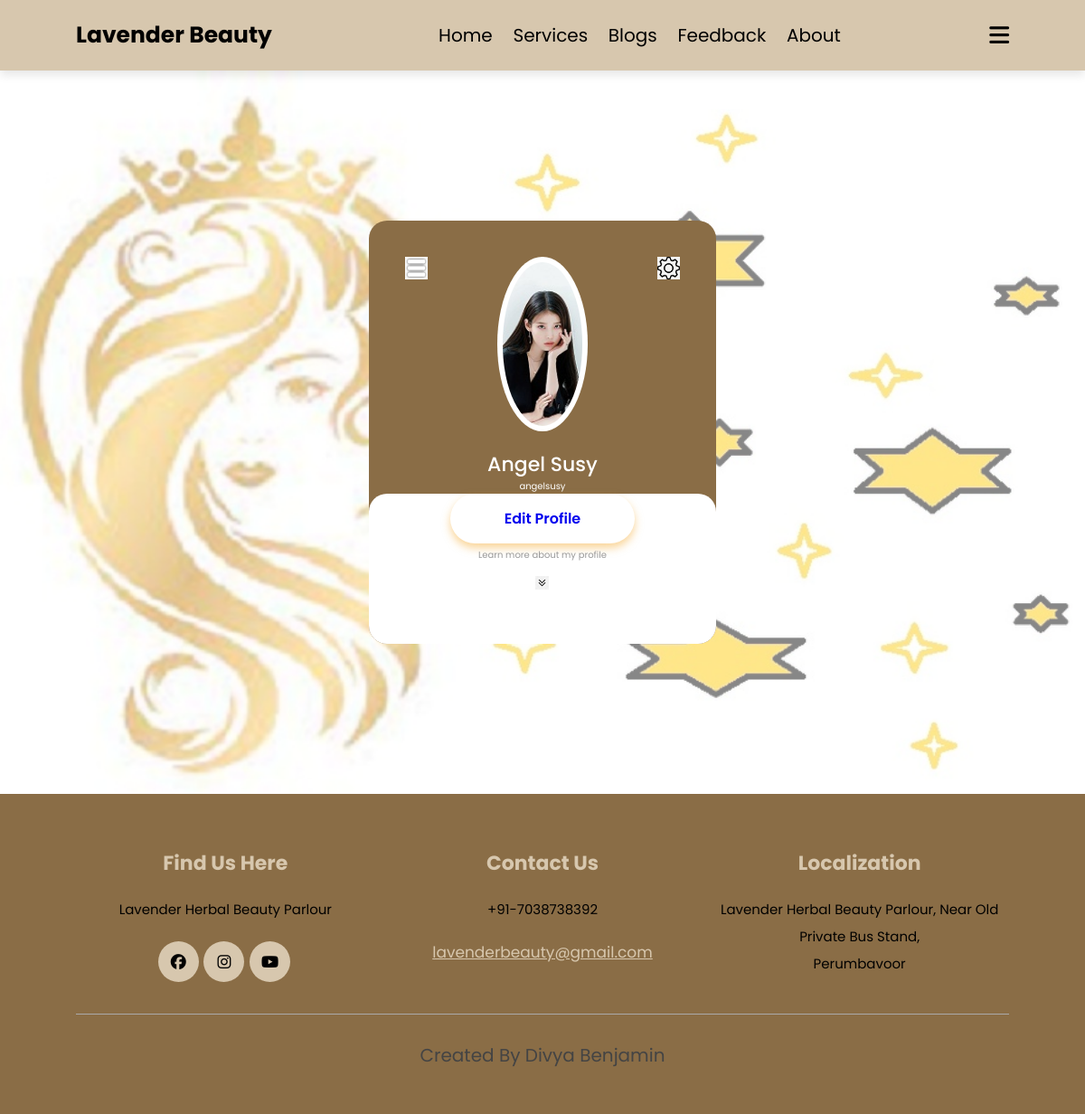
/Userboutique/Profile/ (signed in), run on the app's committed database.
### Guest/models.py (models this page shows)
class tbl_user(models.Model):
    name=models.CharField(max_length=40)
    username=models.CharField(max_length=40)
    phone=models.CharField(max_length=35)
    email=models.CharField(max_length=40)
    gender=models.CharField(max_length=25)
    password=models.CharField(max_length=35)
    image=models.FileField(upload_to="Userpic/")

### Userboutique/views.py (the view)
# urls.py: path('Profile/',views.profile,name="profile"),
def profile(request):
    if 'uid' in request.session:
        User=tbl_user.objects.get(id=request.session['uid'])
        return render(request,'Userboutique/Profile.html',{'i':User})
    else:
        return redirect('webguest:login')

### Userboutique/Templates/Userboutique/Profile.html (shortened to what this page needs)
{% extends 'Userboutique/Header.html' %}
{% load static %}
{% block content %}
<!DOCTYPE html>
<html lang="en">
<head>
</head>
<body>
    <div class="container">
        <div class="profile-box">
            <form action="" method="POST" enctype="multipart/form-data">
            <img src="{% static 'menu.png' %}" class="menu">
            <img src="{% static 'img13.png' %}" class="settings">
            <img src="{{i.image.url}}" class="profile-pic">
              <h3>{{i.name}}</h3>
              <p>{{i.username}}</p>
            </form>
            <button type="button"><a href="{% url 'Userboutique:editprofile' %}">Edit Profile</a></button>
            <div class="profile-bottom">
                <p>Learn more about my profile</p>
                <img src="{% static 'img14.png' %}" alt="">
            </div>
        </div>
    </div>
</body>
</html>
{% endblock content %}

### Userboutique/Templates/Userboutique/Header.html (style rules this page uses)
* { font-family:'Playfair Display', sans-serif; margin: 0; padding: 0; box-sizing: border-box; outline: none; border: none; text-decoration: none; transition: all .2s linear; }
html { font-size: 62.5%; overflow-x: hidden; scroll-behavior: smooth; scroll-padding-top: 6rem; }

### data on the page
tbl_user: image (picture), name "Angel Susy", username "angelsusy"
